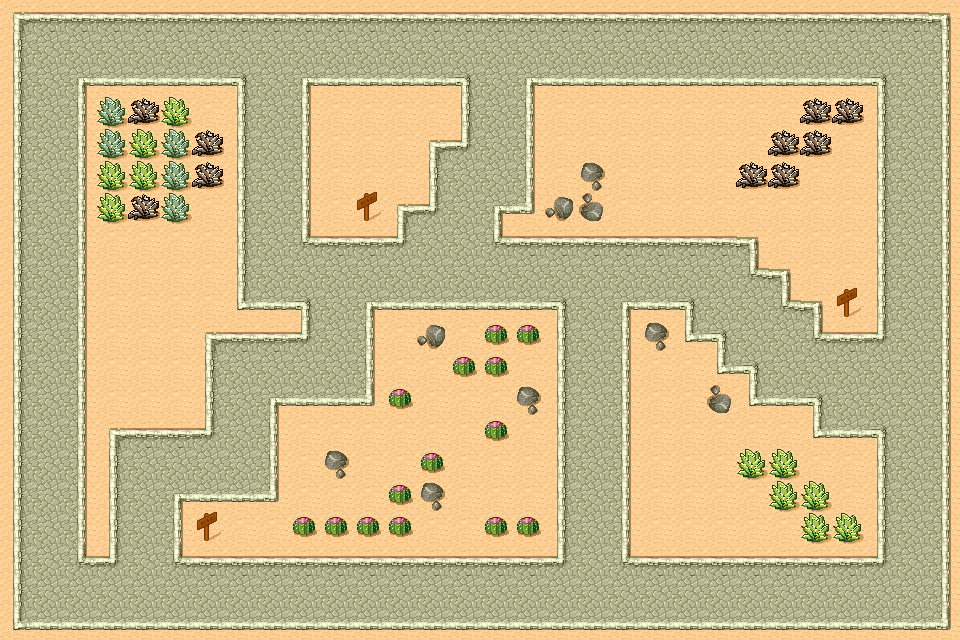

This is a level from a 2D game, rendered from its Tiled map with the project's own tilesets. A one-line summary and the complete map file follow:
An orthogonal 30x20 tile map with 32x32 px tiles, 1 tile layer (Tile Layer 1) and 25 objects (24x Wall, Player).

<map version="1.2" tiledversion="1.2.3" orientation="orthogonal" renderorder="right-down" width="30" height="20" tilewidth="32" tileheight="32" infinite="0" nextlayerid="3" nextobjectid="26">
 <tileset firstgid="1" name="tmw_desert_spacing" tilewidth="32" tileheight="32" margin="1" spacing="1" tilecount="48" columns="8">
  <image source="tmw_desert_spacing.png" width="265" height="199" />
 </tileset>
 <layer id="1" name="Tile Layer 1" width="30" height="20">
  <data encoding="csv">
25,26,26,26,26,26,26,26,26,26,26,26,26,26,26,26,26,26,26,26,26,26,26,26,26,26,26,26,26,27,
33,34,34,34,34,34,34,34,34,34,34,34,34,34,34,34,34,34,34,34,34,34,34,34,34,34,34,34,34,35,
33,34,36,42,42,42,42,37,34,36,42,42,42,42,37,34,36,42,42,42,42,42,42,42,42,42,42,37,34,35,
33,34,35,38,39,40,30,33,34,35,30,30,30,30,33,34,35,30,30,30,30,30,30,30,30,39,39,33,34,35,
33,34,35,38,40,38,39,33,34,35,30,30,30,25,45,34,35,30,30,30,30,30,30,30,39,39,30,33,34,35,
33,34,35,40,40,38,39,33,34,35,30,30,30,33,34,34,35,30,32,30,30,30,30,39,39,30,30,33,34,35,
33,34,35,40,39,38,30,33,34,35,30,46,25,45,34,36,43,2684354592,3221225504,30,30,30,30,30,30,30,30,33,34,35,
33,34,35,30,30,30,30,33,34,44,26,26,45,34,34,44,26,26,26,26,26,26,26,27,30,30,30,33,34,35,
33,34,35,30,30,30,30,33,34,34,34,34,34,34,34,34,34,34,34,34,34,34,34,44,27,30,30,33,34,35,
33,34,35,30,30,30,30,41,42,37,34,36,42,42,42,42,42,37,34,36,42,37,34,34,44,27,46,33,34,35,
33,34,35,30,30,30,25,26,26,45,34,35,30,2684354592,30,31,31,33,34,35,32,41,37,34,34,44,26,45,34,35,
33,34,35,30,30,30,33,34,34,34,34,35,30,30,31,31,30,33,34,35,30,30,41,37,34,34,34,34,34,35,
33,34,35,30,30,30,33,34,36,42,42,43,31,30,30,30,32,33,34,35,30,30,3221225504,41,42,37,34,34,34,35,
33,34,35,25,26,26,45,34,35,30,30,30,30,30,30,31,30,33,34,35,30,30,30,30,30,41,42,37,34,35,
33,34,35,33,34,34,34,34,35,30,32,30,30,31,30,30,30,33,34,35,30,30,30,40,40,30,30,33,34,35,
33,34,35,33,34,36,42,42,43,30,30,30,31,32,30,30,30,33,34,35,30,30,30,30,40,40,30,33,34,35,
33,34,35,33,34,35,46,30,30,31,31,31,31,30,30,31,31,33,34,35,30,30,30,30,30,40,40,33,34,35,
33,34,44,45,34,44,26,26,26,26,26,26,26,26,26,26,26,45,34,44,26,26,26,26,26,26,26,45,34,35,
33,34,34,34,34,34,34,34,34,34,34,34,34,34,34,34,34,34,34,34,34,34,34,34,34,34,34,34,34,35,
41,42,42,42,42,42,42,42,42,42,42,42,42,42,42,42,42,42,42,42,42,42,42,42,42,42,42,42,42,43
</data>
 </layer>
 <objectgroup id="2" name="Object Layer 1">
  <object id="1" name="wall" type="Wall" x="0" y="0" width="960" height="24" />
  <object id="2" name="wall" type="Wall" x="0" y="624" width="960" height="16" />
  <object id="3" name="wall" type="Wall" x="0" y="24" width="24" height="600" />
  <object id="4" name="wall" type="Wall" x="936" y="24" width="24" height="600" />
  <object id="5" name="wall" type="Wall" x="816" y="80" width="72" height="264" />
  <object id="6" name="wall" type="Wall" x="528" y="80" width="288" height="160" />
  <object id="7" name="wall" type="Wall" x="304" y="80" width="96" height="160" />
  <object id="8" name="wall" type="Wall" x="80" y="80" width="32" height="480" />
  <object id="9" name="wall" type="Wall" x="112" y="80" width="96" height="352" />
  <object id="10" name="wall" type="Wall" x="208" y="80" width="32" height="256" />
  <object id="11" name="wall" type="Wall" x="240" y="304" width="64" height="32" />
  <object id="12" name="wall" type="Wall" x="176" y="496" width="384" height="64" />
  <object id="13" name="wall" type="Wall" x="272" y="400" width="288" height="96" />
  <object id="14" name="wall" type="Wall" x="368" y="304" width="192" height="96" />
  <object id="15" name="wall" type="Wall" x="624" y="304" width="64" height="256" />
  <object id="16" name="wall" type="Wall" x="688" y="336" width="32" height="224" />
  <object id="17" name="wall" type="Wall" x="720" y="368" width="32" height="192" />
  <object id="18" name="wall" type="Wall" x="752" y="400" width="64" height="160" />
  <object id="19" name="wall" type="Wall" x="816" y="432" width="64" height="128" />
  <object id="20" name="wall" type="Wall" x="400" y="80" width="32" height="128" />
  <object id="21" name="wall" type="Wall" x="432" y="80" width="32" height="64" />
  <object id="22" name="wall" type="Wall" x="496" y="208" width="32" height="32" />
  <object id="23" name="wall" type="Wall" x="752" y="240" width="64" height="32" />
  <object id="24" name="wall" type="Wall" x="784" y="272" width="32" height="32" />
  <object id="25" name="player" type="Player" x="448" y="264" width="20" height="20" />
 </objectgroup>
</map>
